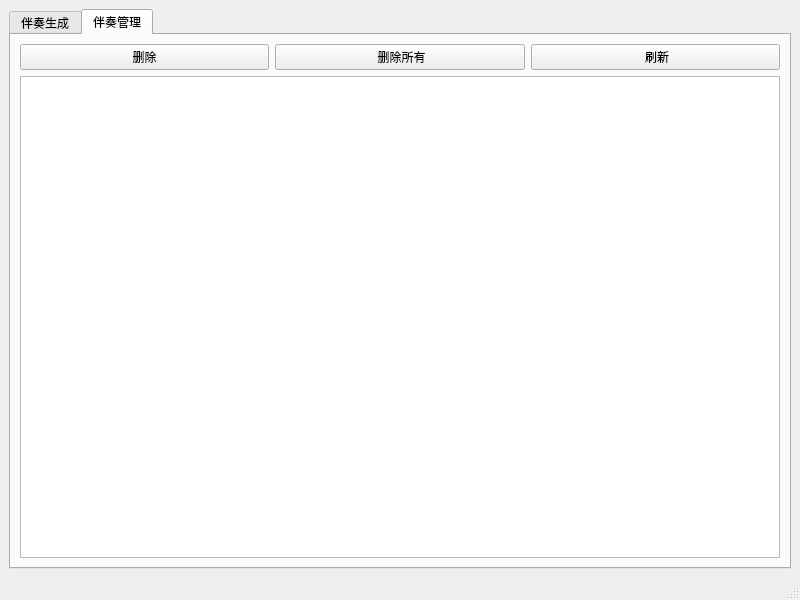
<?xml version="1.0" encoding="UTF-8"?>
<ui version="4.0">
 <class>ACCO_Mainwindow</class>
 <widget class="QMainWindow" name="ACCO_Mainwindow">
  <property name="geometry">
   <rect>
    <x>0</x>
    <y>0</y>
    <width>800</width>
    <height>600</height>
   </rect>
  </property>
  <property name="windowTitle">
   <string>ACCO_Mainwindow</string>
  </property>
  <widget class="QWidget" name="centralwidget">
   <layout class="QGridLayout" name="gridLayout">
    <item row="0" column="0">
     <widget class="QTabWidget" name="Acco_Tab">
      <property name="currentIndex">
       <number>1</number>
      </property>
      <widget class="QWidget" name="Acco_tab1">
       <attribute name="title">
        <string>伴奏生成</string>
       </attribute>
       <layout class="QGridLayout" name="gridLayout_2">
        <item row="0" column="0">
         <layout class="QHBoxLayout" name="horizontalLayout">
          <item>
           <widget class="QLabel" name="InputLabel">
            <property name="text">
             <string>主旋律文件</string>
            </property>
           </widget>
          </item>
          <item>
           <widget class="QLineEdit" name="InputLineEdit"/>
          </item>
          <item>
           <widget class="QPushButton" name="InputButton">
            <property name="text">
             <string>加载</string>
            </property>
           </widget>
          </item>
         </layout>
        </item>
        <item row="1" column="0">
         <layout class="QGridLayout" name="gridLayout_3">
          <item row="0" column="0">
           <widget class="QGroupBox" name="groupBox">
            <property name="title">
             <string>伴奏配置</string>
            </property>
            <layout class="QGridLayout" name="gridLayout_4">
             <item row="2" column="0">
              <widget class="QLabel" name="InstrumentLabel">
               <property name="text">
                <string>乐器：</string>
               </property>
              </widget>
             </item>
             <item row="0" column="1">
              <widget class="QLineEdit" name="OutputLineEdit"/>
             </item>
             <item row="3" column="0">
              <widget class="QLabel" name="TimeLabel">
               <property name="text">
                <string>节拍：</string>
               </property>
              </widget>
             </item>
             <item row="1" column="0">
              <widget class="QLabel" name="KeyLabel">
               <property name="text">
                <string>调式：</string>
               </property>
              </widget>
             </item>
             <item row="1" column="1">
              <widget class="QComboBox" name="KeyCombo">
               <item>
                <property name="text">
                 <string>C</string>
                </property>
               </item>
              </widget>
             </item>
             <item row="0" column="0">
              <widget class="QLabel" name="OutputLabel">
               <property name="text">
                <string>输出文件名：</string>
               </property>
              </widget>
             </item>
             <item row="2" column="1">
              <widget class="QComboBox" name="InstrumentCombo">
               <item>
                <property name="text">
                 <string>吉他</string>
                </property>
               </item>
               <item>
                <property name="text">
                 <string>古典吉他</string>
                </property>
               </item>
               <item>
                <property name="text">
                 <string>电吉他</string>
                </property>
               </item>
               <item>
                <property name="text">
                 <string>钢琴</string>
                </property>
               </item>
               <item>
                <property name="text">
                 <string>小提琴</string>
                </property>
               </item>
               <item>
                <property name="text">
                 <string>大提琴</string>
                </property>
               </item>
               <item>
                <property name="text">
                 <string>爵士鼓</string>
                </property>
               </item>
              </widget>
             </item>
             <item row="4" column="0" colspan="2">
              <widget class="QPushButton" name="GenButton">
               <property name="text">
                <string>生成伴奏</string>
               </property>
              </widget>
             </item>
             <item row="3" column="1">
              <widget class="QComboBox" name="TimeCombo">
               <item>
                <property name="text">
                 <string>4/4</string>
                </property>
               </item>
              </widget>
             </item>
            </layout>
           </widget>
          </item>
         </layout>
        </item>
        <item row="2" column="0">
         <layout class="QGridLayout" name="gridLayout_5">
          <item row="1" column="0">
           <widget class="QPushButton" name="SaveLogButton">
            <property name="text">
             <string>导出</string>
            </property>
           </widget>
          </item>
          <item row="1" column="1">
           <widget class="QPushButton" name="ClearLogButton">
            <property name="text">
             <string>清除</string>
            </property>
           </widget>
          </item>
          <item row="0" column="0" colspan="2">
           <widget class="QListWidget" name="Log"/>
          </item>
         </layout>
        </item>
       </layout>
      </widget>
      <widget class="QWidget" name="Acco_tab2">
       <attribute name="title">
        <string>伴奏管理</string>
       </attribute>
       <layout class="QGridLayout" name="gridLayout_6">
        <item row="0" column="0">
         <widget class="QPushButton" name="DeleteButton">
          <property name="text">
           <string>删除</string>
          </property>
         </widget>
        </item>
        <item row="0" column="1">
         <widget class="QPushButton" name="DeleteAllButton">
          <property name="text">
           <string> 删除所有</string>
          </property>
         </widget>
        </item>
        <item row="0" column="2">
         <widget class="QPushButton" name="RefreshButton">
          <property name="text">
           <string> 刷新</string>
          </property>
         </widget>
        </item>
        <item row="1" column="0" colspan="3">
         <widget class="QListWidget" name="FileList"/>
        </item>
       </layout>
      </widget>
     </widget>
    </item>
   </layout>
  </widget>
  <widget class="QMenuBar" name="menubar">
   <property name="geometry">
    <rect>
     <x>0</x>
     <y>0</y>
     <width>800</width>
     <height>26</height>
    </rect>
   </property>
  </widget>
  <widget class="QStatusBar" name="statusbar"/>
 </widget>
 <resources/>
 <connections/>
</ui>
